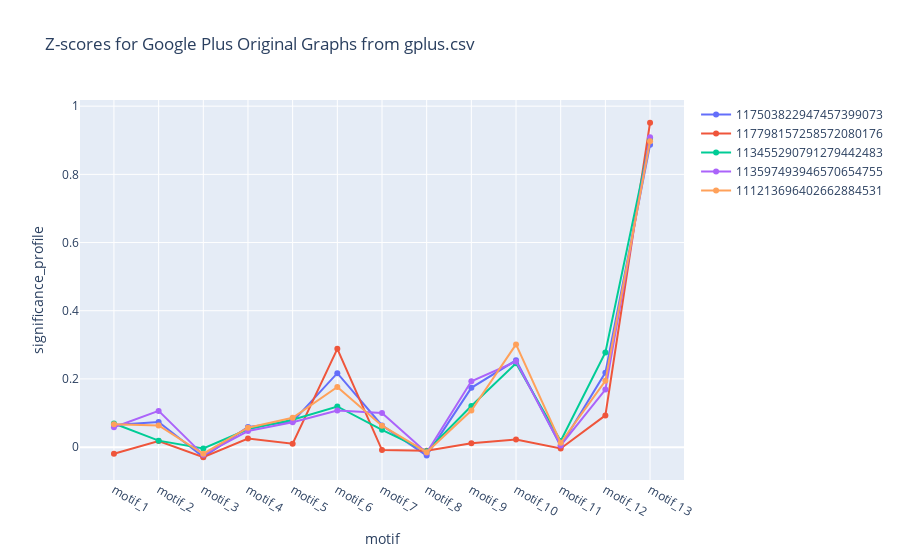

Notebook code for this chart:
### Code cell
# Plot only the original graphs
plot_line_chart(
    motif_gplus[~motif_gplus["graph_name"].str.contains("sample")],
    f"Z-scores for Google Plus Original Graphs from {file_name}",
    "motif",
    "significance_profile",
)

### Figure 1 — Plotly figure (JSON) as saved in the notebook; plotly's stock layout.template omitted (floating-point values rounded to 4 significant figures)
{"data": [{"mode": "lines+markers", "name": "117503822947457399073", "type": "scatter", "x": ["motif_1", "motif_2", "motif_3", "motif_4", "motif_5", "motif_6", "motif_7", "motif_8", "motif_9", "motif_10", "motif_11", "motif_12", "motif_13"], "y": [0.06486, 0.07353, -0.0293, 0.05885, 0.07482, 0.2168, 0.06376, -0.02466, 0.1738, 0.2547, 0.003254, 0.2185, 0.8865]}, {"mode": "lines+markers", "name": "117798157258572080176", "type": "scatter", "x": ["motif_1", "motif_2", "motif_3", "motif_4", "motif_5", "motif_6", "motif_7", "motif_8", "motif_9", "motif_10", "motif_11", "motif_12", "motif_13"], "y": [-0.0192, 0.01799, -0.02969, 0.02519, 0.01018, 0.2883, -0.008532, -0.01091, 0.01153, 0.02251, -0.004004, 0.09308, 0.9514]}, {"mode": "lines+markers", "name": "113455290791279442483", "type": "scatter", "x": ["motif_1", "motif_2", "motif_3", "motif_4", "motif_5", "motif_6", "motif_7", "motif_8", "motif_9", "motif_10", "motif_11", "motif_12", "motif_13"], "y": [0.06929, 0.01906, -0.003948, 0.05248, 0.0803, 0.1192, 0.05067, -0.01205, 0.1205, 0.246, 0.01787, 0.2777, 0.9035]}, {"mode": "lines+markers", "name": "113597493946570654755", "type": "scatter", "x": ["motif_1", "motif_2", "motif_3", "motif_4", "motif_5", "motif_6", "motif_7", "motif_8", "motif_9", "motif_10", "motif_11", "motif_12", "motif_13"], "y": [0.05846, 0.1062, -0.02269, 0.0472, 0.07307, 0.1072, 0.1003, -0.0165, 0.1932, 0.2512, 0.005029, 0.1687, 0.9091]}, {"mode": "lines+markers", "name": "111213696402662884531", "type": "scatter", "x": ["motif_1", "motif_2", "motif_3", "motif_4", "motif_5", "motif_6", "motif_7", "motif_8", "motif_9", "motif_10", "motif_11", "motif_12", "motif_13"], "y": [0.06719, 0.06373, -0.01938, 0.05685, 0.08595, 0.1763, 0.06302, -0.01491, 0.1073, 0.3012, 0.01282, 0.1943, 0.8972]}], "layout": {"title": {"text": "Z-scores for Google Plus Original Graphs from gplus.csv"}, "xaxis": {"title": {"text": "motif"}}, "yaxis": {"title": {"text": "significance_profile"}}}}
